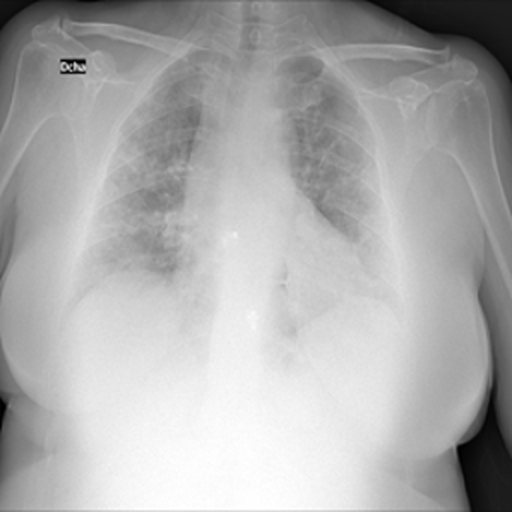
#> input picture assets/input_image_rdwt.png, 512 x 512 px, found by its file name
$ jupyter execute rdwt.ipynb
#> lines starting #> are read from the running program, lines starting #| are printed output that depends on the picture
#> further down, img is the input picture: shape (512, 512); min 0, max 255, mean 173.2
[cell 1]
import numpy as np
import matplotlib.pyplot as plt
import pywt
import cv2

[cell 2]
def rdwt(img):

    # Performing the Redundant Discrete Wavelet Transform (RDWT) with Haar wavelet
    coeffs_org = pywt.swt2(img, 'haar', level=1, axes=(0, 1))
#> coeffs_org = 1 item

    # Extracting the coefficients at each level
    A1, (B1, C1, D1) = coeffs_org[0]
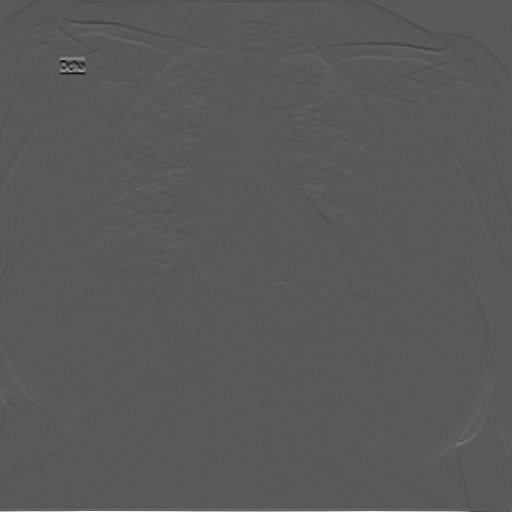
#> B1: shape (512, 512) float64; min -106.5, max 194.5, mean 0; drawn with min black and max white
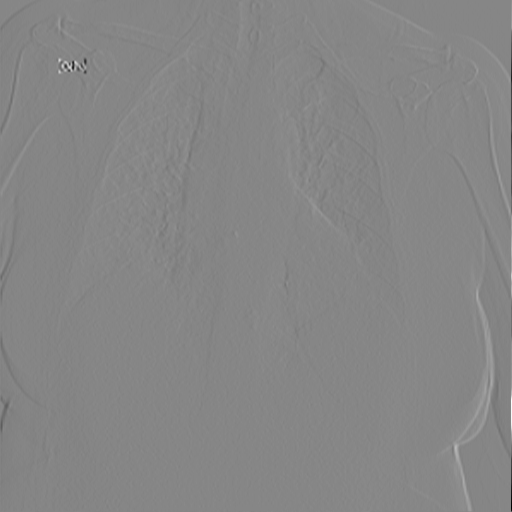
#> C1: shape (512, 512) float64; min -109, max 98, mean 0; drawn with min black and max white

    #Plotting the coefficients
    fig, axs = plt.subplots(2, 2, figsize=(10, 10))

    axs[0, 0].imshow(A1, cmap='gray'), axs[0, 0].set_title('A1 (LL)')
    axs[0, 1].imshow(B1, cmap='gray'), axs[0, 1].set_title('B1 (LH)')
    axs[1, 0].imshow(C1, cmap='gray'), axs[1, 0].set_title('C1 (HL)')
    axs[1, 1].imshow(D1, cmap='gray'), axs[1, 1].set_title('D1 (HH)')

    # # Adjust layout to prevent clipping
    # plt.tight_layout()

    # # Showing the plots
    # plt.show()

    return A1, B1, C1, D1

[cell 3]
img = cv2.imread('assets/input_image_rdwt.png', 0)

A1, B1, C1, D1 = rdwt(img)

# Saving the generated images as one image
A1 = np.concatenate((A1, B1), axis=1)
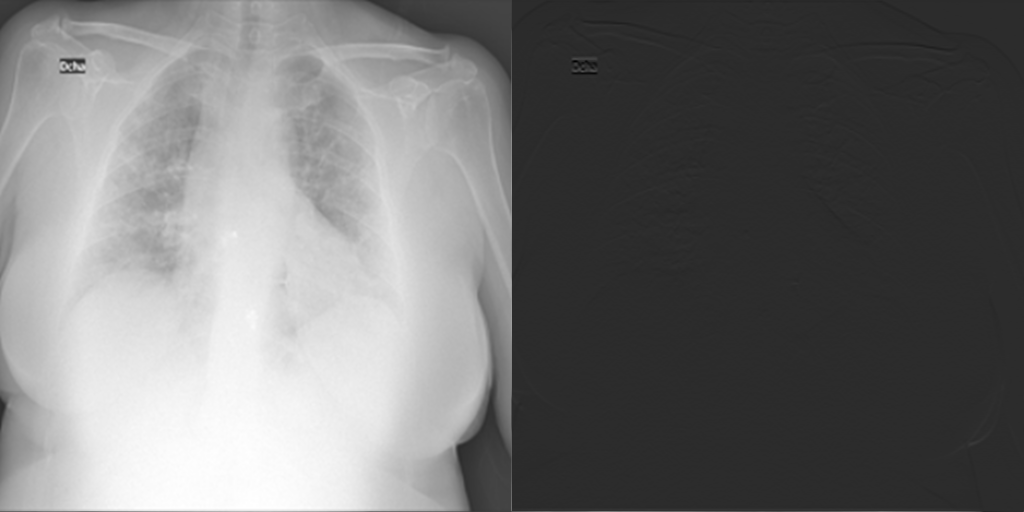
#> A1: shape (512, 1024) float64; min -106.5, max 510, mean 173.2; drawn with min black and max white
C1 = np.concatenate((C1, D1), axis=1)
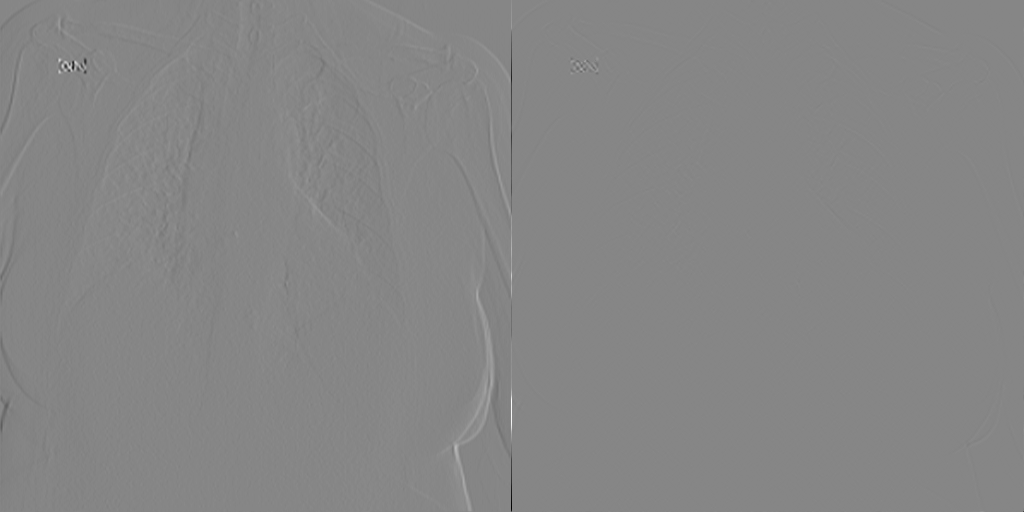
#> C1: shape (512, 1024) float64; min -109, max 98, mean 0; drawn with min black and max white
A1 = np.concatenate((A1, C1), axis=0)
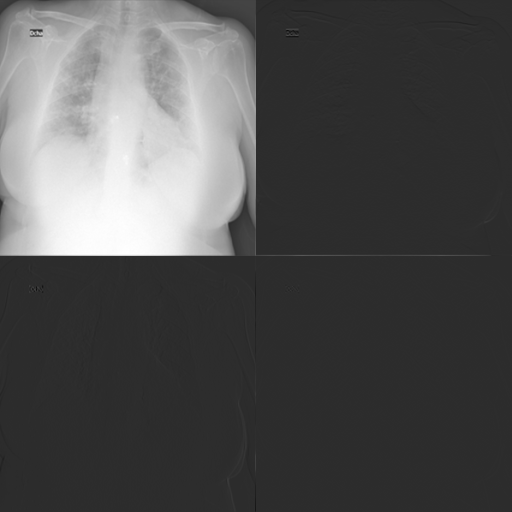
#> A1: shape (1024, 1024) float64 (shown at 1/2 size); min -109, max 510, mean 86.6; drawn with min black and max white

cv2.imwrite('generated_assets/image_rdwt.png', A1)
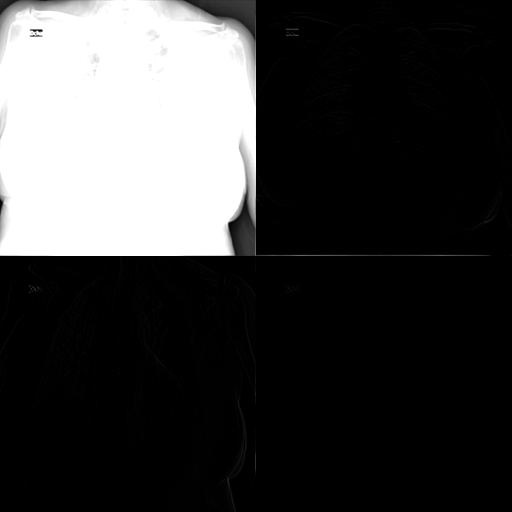
#> saved as image_rdwt.png: shape (1024, 1024) (shown at 1/2 size); min 0, max 255, mean 60.7
#> Out = True

$ run again, with assets/input_image.png copied over assets/input_image_rdwt.png
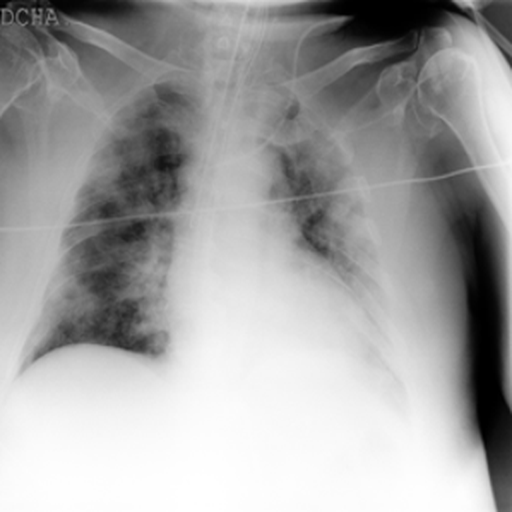
#> input picture assets/input_image.png, 512 x 512 px, found by its file name
#> img is the input picture: shape (512, 512); min 0, max 255, mean 163.7
#> coeffs_org = 1 item
#> `A1 = np.concatenate((A1, C1), axis=0)`:
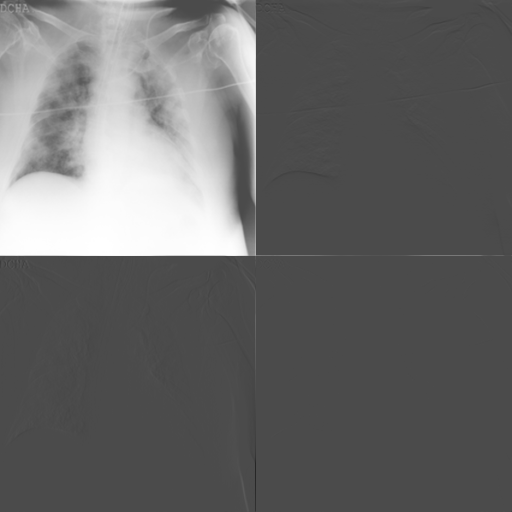
#> A1: shape (1024, 1024) float64 (shown at 1/2 size); min -214, max 510, mean 81.9; drawn with min black and max white
#> `cv2.imwrite('generated_assets/image_rdwt.png', A1)`:
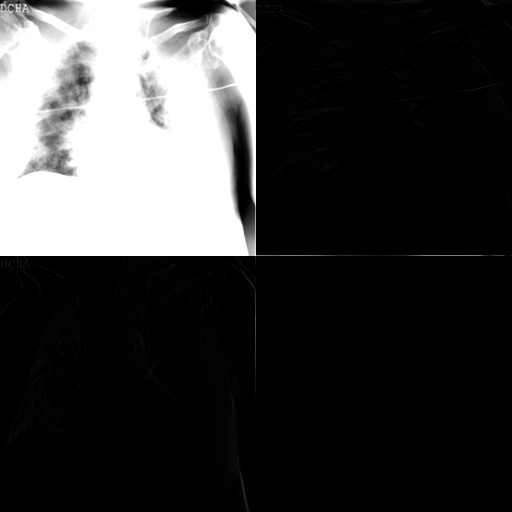
#> saved as image_rdwt.png: shape (1024, 1024) (shown at 1/2 size); min 0, max 255, mean 56.8
#> Out = True

$ run again, with assets/input_image_arnold.png copied over assets/input_image_rdwt.png
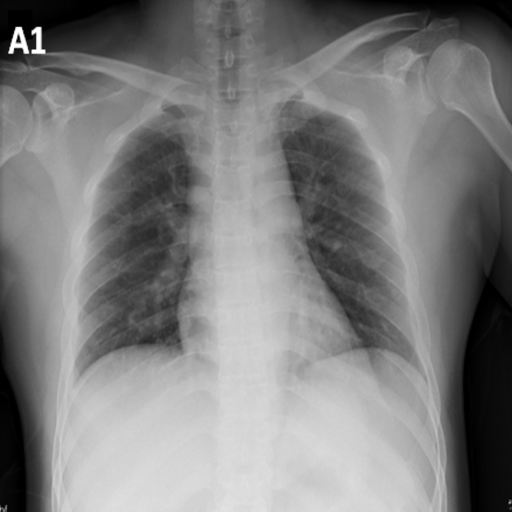
#> input picture assets/input_image_arnold.png, 512 x 512 px, found by its file name
#> img is the input picture: shape (512, 512); min 0, max 255, mean 126.1
#> coeffs_org = 1 item
#> `A1 = np.concatenate((A1, C1), axis=0)`:
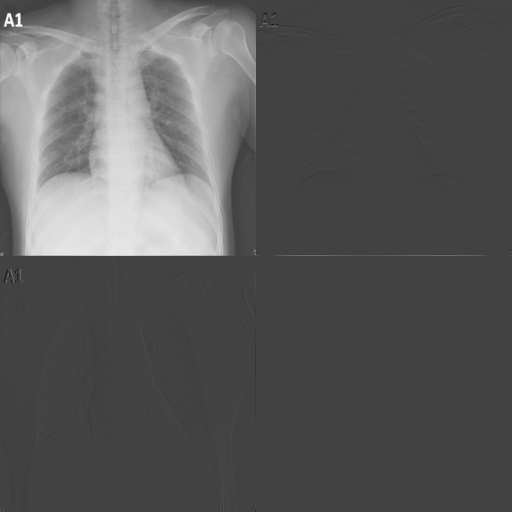
#> A1: shape (1024, 1024) float64 (shown at 1/2 size); min -179.5, max 510, mean 63.1; drawn with min black and max white
#> `cv2.imwrite('generated_assets/image_rdwt.png', A1)`:
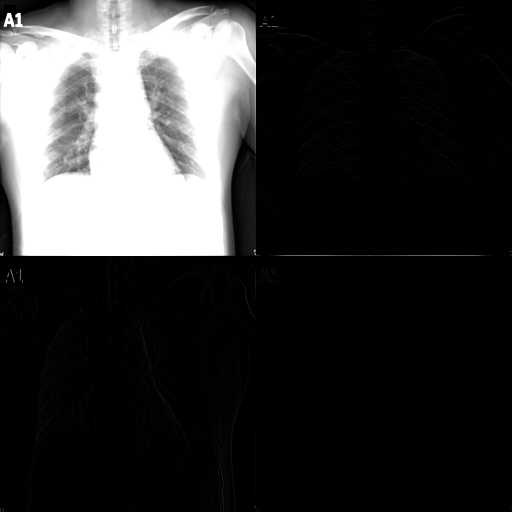
#> saved as image_rdwt.png: shape (1024, 1024) (shown at 1/2 size); min 0, max 255, mean 51.5
#> Out = True
